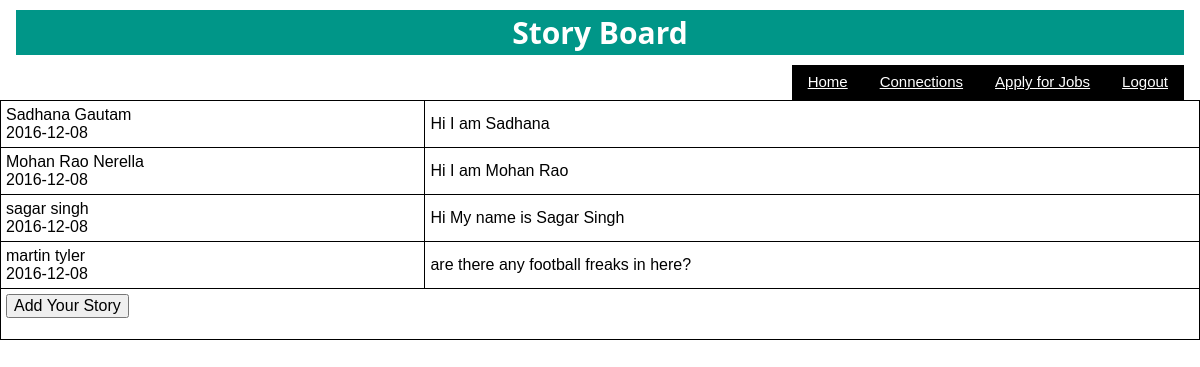
The page /storyBoard.php (signed in) on the database its author committed.
### tables this page shows
CREATE TABLE `userspost` (
  `postid` int(10) NOT NULL,
  `post` text NOT NULL,
  `post_date` date NOT NULL,
  `userid` int(11) NOT NULL
);

CREATE TABLE `users` (
  `First_Name` varchar(255) NOT NULL,
  `Last_Name` varchar(255) NOT NULL,
  `Email_ID` varchar(255) NOT NULL,
  `Pass` varchar(255) NOT NULL,
  `type` varchar(255) NOT NULL,
  `User_ID` int(10) NOT NULL
);

### storyBoard.php (the view, shortened to what this page needs)
<?php
require_once 'dblogin.php';
$conn = new mysqli($hn,$un,$pwd,$db);
?>
		<html>
		<head>
<head>
		<link rel="stylesheet" href="stylesheet.css">
		<div class="w3-container ">
   <div class=" w3-center w3-serif w3-teal"><h2><strong>Story Board</strong></h2></div>
   <button class="w3-btn w3-ripple w3-right"><a href="logout.php">Logout</a>
   <button class="w3-btn w3-ripple w3-right"><a href="jobPortal.php">Apply for Jobs</a>
   <button class="w3-btn w3-ripple w3-right"><a href="connectUsers.php">Connections</a>
   <button class="w3-btn w3-ripple w3-right"><a href="employeeProfile.php">Home</a></button>
</div><table border="1">
<?php
	$query = "SELECT * FROM userspost";
    $result = $conn->query($query);
    $rows = $result -> num_rows;
	for($j=0;$j<$rows;++$j)
	{
		$result->data_seek($j);
		$row = $result->fetch_array(MYSQLI_NUM);
		$uId = $row[3];
		$post = $row[1];
		$postDate = $row[2];
		$nquery = "SELECT First_Name,Last_Name FROM users where User_ID = $uId";
		$nresult = $conn->query($nquery);
		$nrow = $nresult -> fetch_array(MYSQLI_NUM);
		$name = $nrow[0]." ".$nrow[1];
		echo <<<_END
        <tr>
		<td>$name <br/>  $postDate</td>
		<td><p>$post<p></td>
		</tr>
_END;
	}
	echo <<<_END
	<tr>
	<td colspan=2>
	<form action="addUserPostForm.php" method="POST">
	<input type="submit" value="Add Your Story">
	</form>
	</td>
	</tr>
	</table>
_END;
?>

### stylesheet.css (style rules this page uses)
html { box-sizing:border-box }
*,*:before,*:after { box-sizing:inherit }
html { -ms-text-size-adjust:100%;-webkit-text-size-adjust:100% }
a { background-color:transparent;-webkit-text-decoration-skip:objects }
button,input,select,textarea { font:inherit;margin:0 }
button,input { overflow:visible }
button,select { text-transform:none }
button,html [type=button],[type=reset],[type=submit] { -webkit-appearance:button }
html,body { font-family:Verdana,sans-serif;font-size:15px;line-height:1.5 }
html { overflow-x:hidden }
h1,h2,h3,h4,h5,h6,.w3-slim,.w3-wide { font-family:"Segoe UI",Arial,sans-serif }
h2 { font-size:30px }
.w3-serif { font-family:"Times New Roman",Times,serif }
h1,h2,h3,h4,h5,h6 { font-weight:400;margin:10px 0 }
a { color:inherit }
.w3-btn,.w3-btn-block { border:none;display:inline-block;outline:0;padding:6px 16px;vertical-align:middle;overflow:hidden;text-decoration:none!important;color:#fff;background-color:#000;text-align:center;cursor:pointer;white-space:nowrap }
.w3-btn,.w3-btn-floating,.w3-btn-floating-large,.w3-closenav,.w3-opennav { -webkit-touch-callout:none;-webkit-user-select:none;-khtml-user-select:none;-moz-user-select:none;-ms-user-select:none;user-select:none }
.w3-btn,.w3-btn-floating,.w3-dropnav a,.w3-btn-floating-large,.w3-btn-block,.w3-hover-shadow,.w3-hover-opacity,.w3-hover-opacity-off,.w3-hover-sepia,.w3-hover-grayscale,.w3-hover-greyscale, .w3-navbar a,.w3-sidenav a,.w3-pagination li a,.w3-hoverable tbody tr,.w3-hoverable li,.w3-accordion-content a,.w3-dropdown-content a,.w3-dropdown-click:hover,.w3-dropdown-hover:hover,.w3-opennav,.w3-closenav,.w3-closebtn, .w3-hover-amber,.w3-hover-aqua,.w3-hover-blue,.w3-hover-light-blue,.w3-hover-brown,.w3-hover-cyan,.w3-hover-blue-grey,.w3-hover-green,.w3-hover-light-green,.w3-hover-indigo,.w3-hover-khaki,.w3-hover-lime,.w3-hover-orange,.w3-hover-deep-orange,.w3-hover-pink, .w3-hover-purple,.w3-hover-deep-purple,.w3-hover-red,.w3-hover-sand,.w3-hover-teal,.w3-hover-yellow,.w3-hover-white,.w3-hover-black,.w3-hover-grey,.w3-hover-light-grey,.w3-hover-dark-grey,.w3-hover-text-amber,.w3-hover-text-aqua,.w3-hover-text-blue,.w3-hover-text-light-blue, .w3-hover-text-brown,.w3-hover-text-cyan,.w3-hover-text-blue-grey,.w3-hover-text-green,.w3-hover-text-light-green,.w3-hover-text-indigo,.w3-hover-text-khaki,.w3-hover-text-lime,.w3-hover-text-orange,.w3-hover-text-deep-orange,.w3-hover-text-pink,.w3-hover-text-purple, .w3-hover-text-deep-purple,.w3-hover-text-red,.w3-hover-text-sand,.w3-hover-text-teal,.w3-hover-text-yellow,.w3-hover-text-white,.w3-hover-text-black,.w3-hover-text-grey,.w3-hover-text-light-grey,.w3-hover-text-dark-grey { -webkit-transition:background-color .3s,color .15s,box-shadow .3s,opacity 0.3s,filter 0.3s;transition:background-color .3s,color .15s,box-shadow .3s,opacity 0.3s,filter 0.3s }
.w3-ripple { -webkit-transition:opacity 0s;transition:opacity 0s }
.w3-container:after,.w3-panel:after,.w3-row:after,.w3-row-padding:after,.w3-topnav:after,.w3-clear:after,.w3-btn-group:before,.w3-btn-group:after,.w3-btn-bar:before,.w3-btn-bar:after { content:"";display:table;clear:both }
.w3-right { float:right!important }
.w3-center { text-align:center!important }
.w3-container { padding:0.01em 16px }
.w3-teal,.w3-hover-teal:hover { color:#fff!important;background-color:#009688!important }

### storyBoard.php (style rules this page uses)
table { width:100%; }
table, th, td { border: 1px solid black; border-collapse: collapse; }
th, td { padding: 5px; text-align: left; }

### rows shown on the page
userspost: userid.Last_Name "Sadhana Gautam", post_date "2016-12-08", post "Hi I am Sadhana"
userspost: userid.Last_Name "Mohan Rao Nerella", post_date "2016-12-08", post "Hi I am Mohan Rao"
userspost: userid.Last_Name "sagar singh", post_date "2016-12-08", post "Hi My name is Sagar Singh"
userspost: userid.Last_Name "martin tyler", post_date "2016-12-08", post "are there any football freaks in here?"
